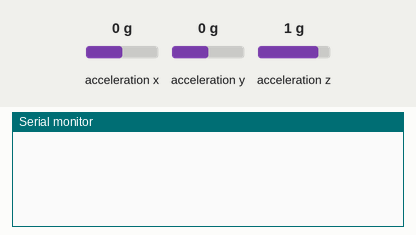
This sketch was run on a simulated Arduino Uno, built with avr-gcc and run on an emulated ATmega328P. On the bench: the last lines printed to the serial monitor. Wiring (inferred from the names in the program): MPU-6050 motion sensor at I2C address 0x68. The test bench sets the inputs (shaded band); at power-on: acceleration x 0 g, acceleration y 0 g, acceleration z 1 g.

Above: at 1.2 s.
1.3 s: acceleration x set to -1.4 g
At 2.1 s:
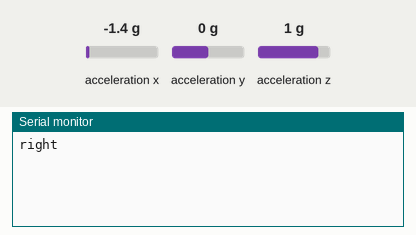
3.8 s: acceleration y set to -1.4 g
At 4.9 s:
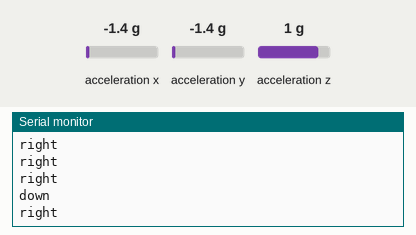
6.8 s: acceleration x set to 0.8 g
At 8.1 s:
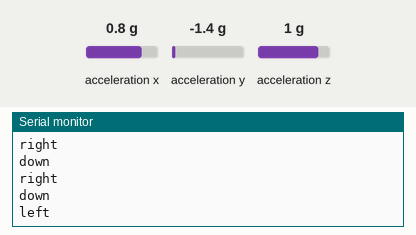
9.8 s: acceleration y set to 0.8 g
At 10.8 s:
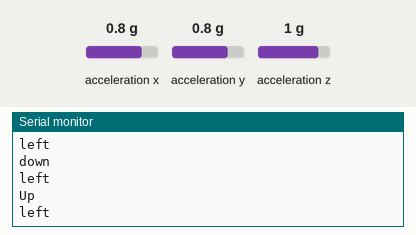

Measured:
- after the input at 1.3 s, the serial monitor: prints a new line at once (image 1)
- after the input at 3.8 s, the serial monitor: prints a new line after 0.50 s (image 2)
- after the input at 6.8 s, the serial monitor: prints a new line after 0.51 s (image 3)
- after the input at 9.8 s, the serial monitor: prints a new line after 0.51 s (image 4)

The sketch:

AccelerometerTesting.ino
```cpp
#include<Wire.h>
const int MPU_address = 0x68; // I2C 7-bit address AD0 pin plugged into ground
int16_t AcX,AcY,AcZ;
int initialY;
int initialX;
int movement[] = {0,0};
long changeTime = 0;


/*
 * INT - interrupt pin D2
 * AD0 - Either GND or no connection
 * XCL -
 * XDA -
 * SDA - A4
 * SCL - A5
 * GND - GND
 * VCC - 5v
 *
 */
void readAccel(){
  if (millis() - changeTime > 1000){
    if(AcY - initialY > 3000){
      movement[0] = 1;
      changeTime= millis();
      Serial.println("Up");
    }else if(AcY - initialY <  -3000){
      movement[0] = -1;
      changeTime = millis();
      Serial.println("down");
    }else{
      movement[0] = 0;
    }


    if(AcX - initialX > 3000){
      movement[1] = 1;
      changeTime = millis();
      Serial.println("left");
    }else if(AcX - initialX <  -3000){
      movement[1] = -1;
      changeTime = millis();
      Serial.println("right");
    }else{
      movement[1] = 0;
    }
  }


}

void setup() {

  Wire.begin(); // join the Arduino and MPU together
  Wire.beginTransmission(MPU_address); // begin transmission to slave device
  Wire.write(0x6B); // writes bytes to device PWR_MGMT_1 register
  Wire.write(0);  // sends 0 to wake up MPU-6050 writing to PWR_MGMT_1 register
  Wire.endTransmission(true);

  // Changes the full scale range of the MPU 6050 for appropriate sensitivity
  Wire.beginTransmission(MPU_address);
  Wire.write(0x1C);
  Wire.write(1);
  Wire.endTransmission(true);
  Serial.begin(9600);
  Wire.beginTransmission(MPU_address);
  Wire.write(0x3B); // starting with regoster 0x3B (ACCEL_XOUT_H)
  Wire.endTransmission(false);
  Wire.requestFrom(MPU_address,4,true); //request 14 registers, 3 Ac, 3 Gyro, 1 temp each 2 registers
     // read bits 15-0 in groups of 8 bits (bits 15-8 shifted over 8 bits)
     // read Accelerometer values
    initialX = Wire.read()<<8|Wire.read();
    initialY = Wire.read()<<8|Wire.read();

}

void loop() {
    Wire.beginTransmission(MPU_address);
    Wire.write(0x3B); // starting with regoster 0x3B (ACCEL_XOUT_H)
    Wire.endTransmission(false);
    Wire.requestFrom(MPU_address,6,true); //request 14 registers, 3 Ac, 3 Gyro, 1 temp each 2 registers
     // read bits 15-0 in groups of 8 bits (bits 15-8 shifted over 8 bits)
     // read Accelerometer values
    AcX = Wire.read()<<8|Wire.read();
    AcY = Wire.read()<<8|Wire.read();
    AcZ = Wire.read()<<8|Wire.read();

    //Serial.print("AcX = "); Serial.println(AcX);
    //Serial.print("AcY = "); Serial.println(AcY);
    //Serial.print("AcZ = "); Serial.println(AcZ);
    readAccel();
    /*Tmp = Wire.read()<<8|Wire.read();
    GyX = Wire.read()<<8|Wire.read();
    GyY = Wire.read()<<8|Wire.read();
    GyZ = Wire.read()<<8|Wire.read();*/
    //delay(50);
}
```
